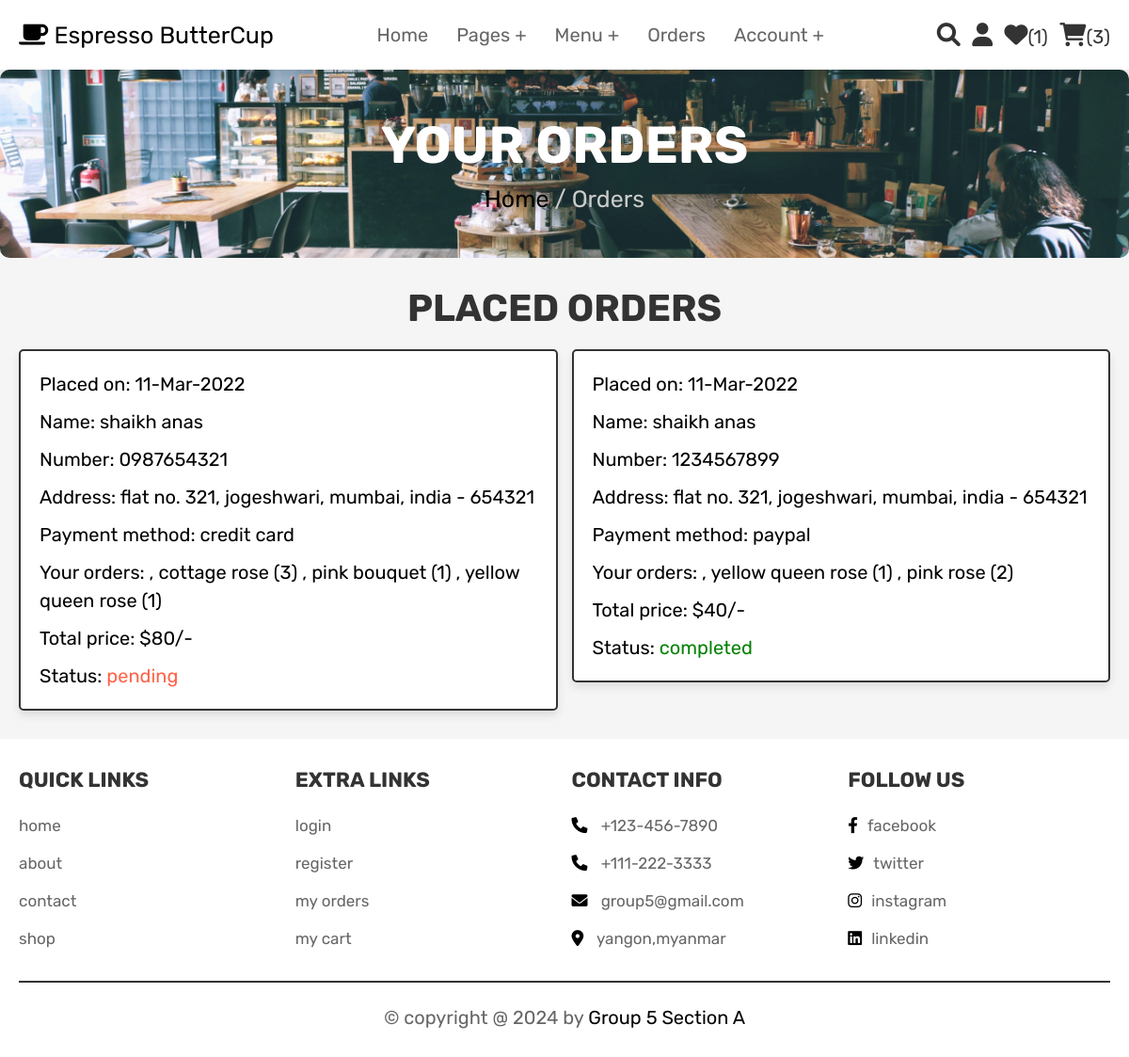
Screenshot of /orders.php (signed in) with the database file from the repository.
### tables this page shows
CREATE TABLE orders (
  id int(11) NOT NULL,
  user_id int(11) NOT NULL,
  name varchar(100) NOT NULL,
  number varchar(12) NOT NULL,
  method varchar(50) NOT NULL,
  address varchar(500) NOT NULL,
  total_products varchar(1000) NOT NULL,
  total_price int(11) NOT NULL,
  placed_on varchar(50) NOT NULL,
  payment_status varchar(20) NOT NULL DEFAULT 'pending',
  card_number varchar(19) DEFAULT NULL,
  expiry_date varchar(5) DEFAULT NULL,
  cvv varchar(3) DEFAULT NULL
);

### orders.php (the view, shortened to what this page needs)
<?php
@include 'config.php';
$user_id = $_SESSION['user_id'];
?>
<!DOCTYPE html>
<html lang="en">
<head>
    <link rel="stylesheet" href="https://cdnjs.cloudflare.com/ajax/libs/font-awesome/6.0.0/css/all.min.css">
    <link rel="stylesheet" href="css/style.css">
</head>
<body>
<?php @include 'header.php'; ?>
<section class="heading">
    <h3>Your Orders</h3>
    <p><a href="home.php">Home</a> / Orders</p>
</section>
<section class="placed-orders">
    <h1 class="title">Placed Orders</h1>
    <div class="box-container">
    <?php
        $select_orders = mysqli_query($conn, "SELECT * FROM `orders` WHERE user_id = '$user_id'") or die('Query failed');
        if (mysqli_num_rows($select_orders) > 0) {
            while ($fetch_orders = mysqli_fetch_assoc($select_orders)) {
    ?>
    <div class="box">
        <p>Placed on: <span><?php echo htmlspecialchars($fetch_orders['placed_on']); ?></span></p>
        <p>Name: <span><?php echo htmlspecialchars($fetch_orders['name']); ?></span></p>
        <p>Number: <span><?php echo htmlspecialchars($fetch_orders['number']); ?></span></p>
        <p>Address: <span><?php echo htmlspecialchars($fetch_orders['address']); ?></span></p>
        <p>Payment method: <span><?php echo htmlspecialchars($fetch_orders['method']); ?></span></p>
        <p>Your orders: <span><?php echo htmlspecialchars($fetch_orders['total_products']); ?></span></p>
        <p>Total price: <span>$<?php echo htmlspecialchars($fetch_orders['total_price']); ?>/-</span></p>
        <p>Status: <span style="color:<?php echo $fetch_orders['payment_status'] === 'pending' ? 'tomato' : 'green'; ?>"><?php echo htmlspecialchars($fetch_orders['payment_status']); ?></span></p>
    </div>
    <?php
            }
        } else {
            echo '<p class="empty">No orders placed yet!</p>';
        }
    ?>
    </div>
</section>
<?php @include 'footer.php'; ?>
</body>
</html>

### css/style.css (style rules this page uses)
:root { --pink:#000000; --red:#c09b2b; --orange:brown; --black:#333; --white:#fff; --light-color:#666; --light-white:#ccc; --light-bg:#f5f5f5; --border:.2rem solid var(--black); --box-shadow:0 .5rem 1rem rgba(0,0,0,.1); }
* { font-family: 'Rubik', sans-serif; margin:0; padding:0; box-sizing: border-box; outline: none; border:none; text-decoration: none; transition:all .2s linear; }
html { font-size: 62.5%; overflow-x: hidden; scroll-behavior: smooth; scroll-padding-top: 6.5rem; }
body { background: var(--light-bg); }
section { padding:3rem 2rem; }
.heading { display: flex; flex-flow: column; align-items: center; justify-content: center; gap:1rem; background-color: var(--black); text-align: center; min-height: 25vh; background-image: url('../images/home.png'); background-size: cover; background-position: center; background-repeat: no-repeat; padding: 50px 0; color: white; text-align: center; background-color: rgba(0, 0, 0, 0.5); padding: 20px; border-radius: 10px; margin: auto; max-width: 150%; }
.heading h3 { font-size: 5.5rem; color:var(--white); text-transform: uppercase; }
.heading p { font-size: 2.5rem; color:var(--light-white); }
.heading p a { color:var(--pink); }
.title { text-align: center; margin-bottom: 2rem; color:var(--black); text-transform: uppercase; font-size: 4rem; }
.placed-orders .box-container { max-width: 1200px; margin:0 auto; display: flex; flex-wrap: wrap; gap:1.5rem; align-items: flex-start; }
.placed-orders .box-container .box { background-color: var(--white); padding:1rem 2rem; border:var(--border); box-shadow: var(--box-shadow); flex:1 1 40rem; border-radius: .5rem; }
.placed-orders .box-container .box p { margin: 1rem 0; font-size: 2rem; line-height: 1.5; color:black; }
.placed-orders .box-container .box p span { color:black; }

### rows the page displays
orders: placed_on "11-Mar-2022", name "shaikh anas", number "0987654321", address "flat no. 321, jogeshwari, mumbai, india - 654321", method "credit card", total_products ", cottage rose (3) , pink bouquet (1) , yellow queen rose (1)", total_price "80", payment_status "pending"
orders: placed_on "11-Mar-2022", name "shaikh anas", number "1234567899", address "flat no. 321, jogeshwari, mumbai, india - 654321", method "paypal", total_products ", yellow queen rose (1) , pink rose (2)", total_price "40", payment_status "completed"

### other values shown
$wishlist_num_rows "1"
$cart_num_rows "3"
